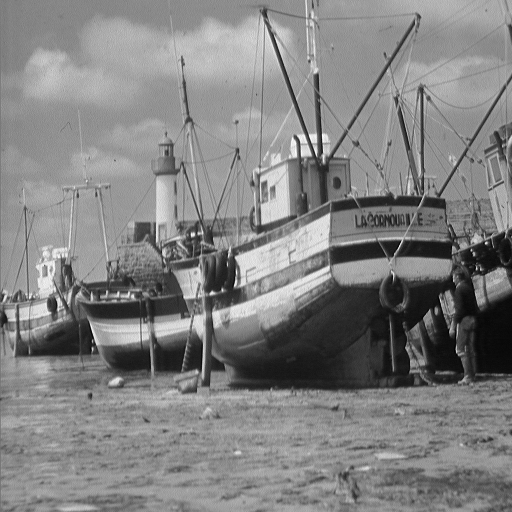
%> input picture practica_0/boat.512.tiff, 512 x 512 px
$ octave paso_alto_horizontal.m   (GNU Octave 9; MATLAB toolbox functions it lacks are replaced by stand-ins)
%> lines starting %> are read from the running program, lines starting %| are printed output that depends on the picture
I=imread('boat.512.tiff');
%> I is the input picture: size 512x512 uint8; min 0, max 255, mean 129.7
g=[1 1 1;0 0 0; -1 -1 -1];
J=filter2(g,I);
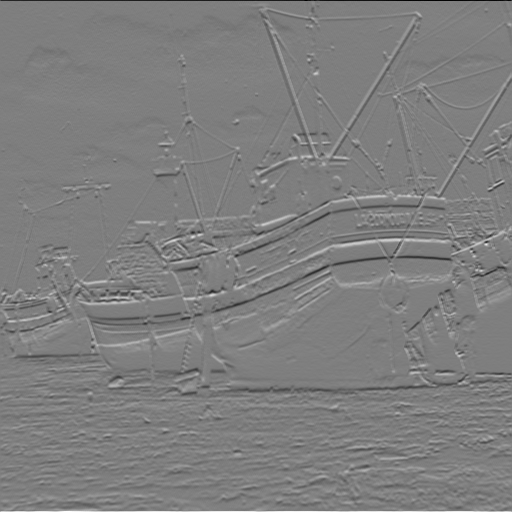
%> J: size 512x512 double; min -548, max 554, mean 0.1; drawn with min black and max white
J=abs(J);
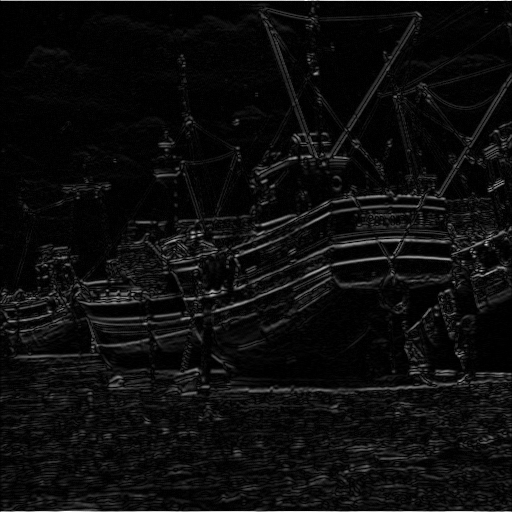
%> J: size 512x512 double; min 0, max 554, mean 29.3; drawn with min black and max white
B=J>0.27*(max(J(:))-min(J(:)));
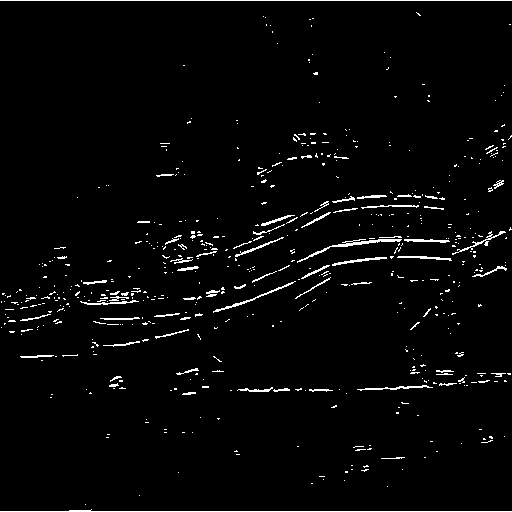
%> B: size 512x512 logical; 2.7% white in thin lines or dots
imshow(B)

$ run again, with practica_0/5.1.10.tiff copied over practica_0/boat.512.tiff
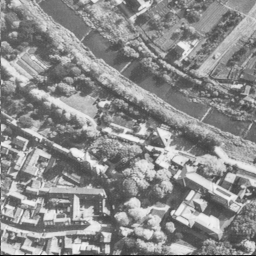
%> input picture practica_0/5.1.10.tiff, 256 x 256 px
%> I is the input picture: size 256x256 uint8; min 1, max 248, mean 140.5
%> `J=abs(J);`:
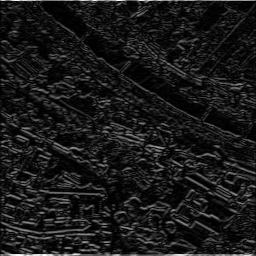
%> J: size 256x256 double; min 0, max 701, mean 70.9; drawn with min black and max white
%> `B=J>0.27*(max(J(:))-min(J(:)));`:
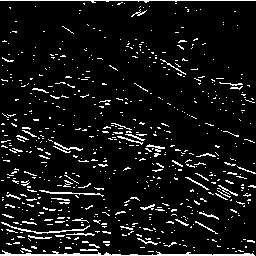
%> B: size 256x256 logical; 7.9% white in thin lines or dots
